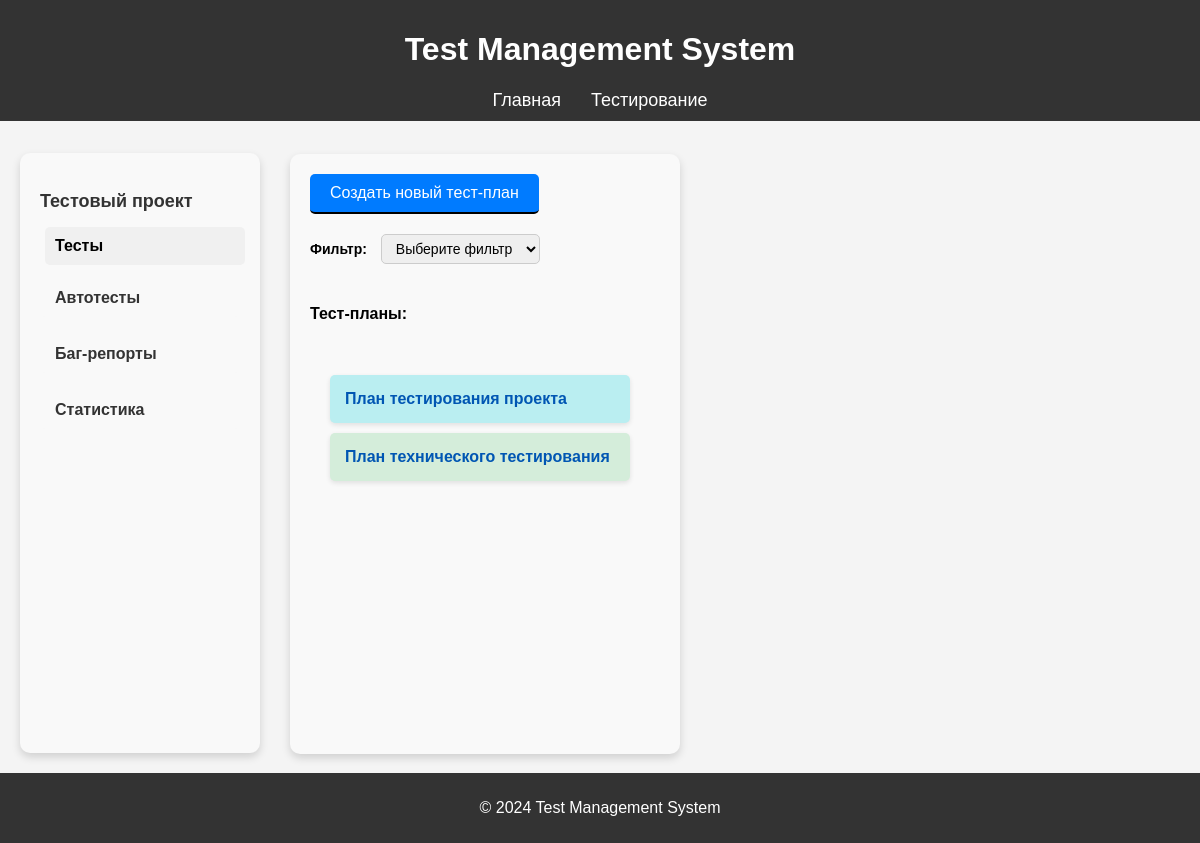
Screenshot of /testing/test_plans/ with the database file from the repository.
### testing/models.py (models this page shows, shortened)
class TestPlan(models.Model):
    PRIORITY_CHOICES = [
        ('low', 'Low'),
        ('medium', 'Medium'),
        ('high', 'High'),
    ]
    STATUS_CHOICES = [
        ('not_start', 'not_start'),
        ('in_progress', 'in Progress'),
        ('completed', 'completed'),
    ]
    name = models.CharField(max_length=255)
    description = models.TextField()
    start_date = models.DateField(null=True, blank=True)
    end_date = models.DateField(null=True, blank=True)
    created_at = models.DateTimeField(default=timezone.now)
    updated_at = models.DateTimeField(auto_now=True)
    priority = models.CharField(max_length=6, choices=PRIORITY_CHOICES)
    status = models.CharField(max_length=20, choices=STATUS_CHOICES,default='not_start')

### testing/views.py (the view)
# urls.py: path('test_plans/', test_plans, name='test_plans'),
def test_plans(request):
    testplans = TestPlan.objects.all()
    filter_type = request.GET.get('filter')
    if filter_type == 'id-sort':
        id_sort = request.GET.get('id-sort')
        if id_sort == 'asc':
            testplans = testplans.order_by('id')
        elif id_sort == 'desc':
            testplans = testplans.order_by('-id')
    elif filter_type == 'name':
        name = request.GET.get('name')
        if name:
            testplans = testplans.filter(name__icontains=name)
    elif filter_type == 'status':
        status = request.GET.get('status')
        if status:
            testplans = testplans.filter(status=status)
    return render(request, 'testing/test_plans.html', {'testplans': testplans})

### testing/templates/testing/test_plans.html
{% extends 'testing/sidebar.html' %}
{% load static %}
{% block sidebar_content %}
<div class="manual-tests-container">
    <a href="{% url 'testing:testplan_create' %}" class="create-test-case-button">Создать новый тест-план</a>
    {% include 'testing/filterform3.html' %}
    <h4>Тест-планы:</h4>
    <div class="created-testplan">
        {% for testplan in testplans %}
        <a href="{% url 'testing:testplan_details' testplan.id %}" class="testplan-link">
            <div class="testplan-item {% if testplan.status == 'not_start' %}not_start{% elif testplan.status == 'in_progress' %}in_progress{% elif testplan.status == 'completed' %}completed{% endif %}">
                <strong>{{ testplan.name }}</strong>
            </div>
        </a>
        {% endfor %}
    </div>
</div>
{% endblock %}

### testing/static/css/style.css (style rules this page uses)
html, body { height: 100%; margin: 0; padding: 0; display: flex; flex-direction: column; font-family: Arial, sans-serif; background-color: #f4f4f4; }
a { color: #06c; }
.manual-tests-container { display: flex; flex-direction: column; align-items: flex-start; width: 350px; padding: 20px; margin-left: 250px; height: 70vh; background-color: #f9f9f9; position: absolute; top: 0; margin-top: 154px; border-radius: 10px; box-shadow: 0 4px 8px rgba(0, 0, 0, 0.15); }
.create-test-case-button { padding: 10px 20px; background-color: #007bff; color: white; border: none; cursor: pointer; text-decoration: none; border-radius: 5px; margin-right: 100px; border-bottom: 2px solid #000000; }
.in_progress { background-color: #d4edda; color: #4db9e4; }
.completed { background-color: #f8d7da; color: #155724; }

### testing/static/css/testplan.css (style rules this page uses)
.created-testplan { padding: 20px; max-height: 70vh; overflow-y: auto; direction: rtl; }
.testplan-item.in_progress { background-color: #baeef1; }
.testplan-item.completed { background-color: #d4edda; }
.testplan-item { padding: 15px; background-color: #ffffff; border-radius: 5px; box-shadow: 0 2px 5px rgba(0, 0, 0, 0.1); transition: background-color 0.3s, color 0.3s; direction: ltr; width: 270px; word-wrap: break-word; }
.testplan-item strong { font-size: 16px; color: #0056b3; }
.testplan-link { display: block; text-decoration: none; margin: 10px 0; }

### rows the page displays
TestPlan: name "План тестирования проекта"
TestPlan: name "План технического тестирования"
